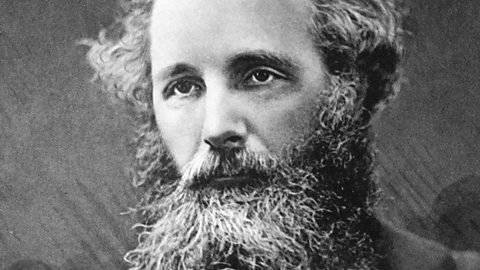
#> input picture object.jpg, 480 x 270 px
$ python 10.py
#> lines starting #> are read from the running program, lines starting #| are printed output that depends on the picture; after the words box and inside, x2 and y2 are one past the last pixel; in counts of white or black regions, pixels touching at a corner belong together
# Create a mapping of pixel coordinates (that are fitted into a unit circle)
# to a sector of a circle with radius Rf, centered at the base of the object
import matplotlib.pyplot as plt
import matplotlib.cbook as cbook
from matplotlib.patches import Arc
import numpy as np
import cv2
import os
import math

c = 299792458 #m/s
pi = np.pi

with cbook.get_sample_data(os.getcwd() + "/object.jpg") as image_file:
    image = plt.imread(image_file)
#> image is the input picture: shape (270, 480, 3); min 0, max 255, mean 113.9

fig, ax = plt.subplots()
w = 1.7431510742 # To fit within unit circle
h = w*0.5625
gx = -(w/2)
gy = -(h/2)
w_p = 480
h_p = 270
R = 1
Rf = 3
arc_deg = 160
base = (0, gy)

def lens_project(x, y):
    global R, Rf, arc_deg, w, h, gx, gy
    theta = np.degrees(np.arctan2(y, x))  # Angle in degrees (-180, 180)

    # Map theta to the arc's angular bounds
    theta = ((((x-gx)/w)-0.5)*360) * (arc_deg/360) - 90

    # Scale radius based on vertical position (y)
    r_scaled = 1 + ((y-gy)/h) * Rf

    # Convert back to Cartesian coordinates
    theta_rad = np.radians(theta)
    X = np.cos(theta_rad) * r_scaled
    Y = np.sin(theta_rad) * r_scaled

    return X, Y

def show():
    global gx, gy, w, h, R, image, fig, ax
    ax.cla() # Clear the axes

    ax.imshow(image, extent=(gx, gx+w, gy, gy+h)) # Draw the original image

    H, W = image.shape[:2]  # Original image dimensions
#> H = 270; W = 480

    # Make coordinate grids for pixel positions in output
    j, i = np.meshgrid(np.arange(W), np.arange(H))  # j=cols (x), i=rows (y)

    # Convert pixel positions to world coords (xw, yw)
    xw = gx + (j / (W - 1)) * w
    yw = gy + (i / (H - 1)) * h

    # Apply lens projection to every coordinate
    Xp = np.zeros_like(xw, dtype=np.float32)
    Yp = np.zeros_like(yw, dtype=np.float32)
    for row in range(H):
        for col in range(W):
            Xp[row, col], Yp[row, col] = lens_project(xw[(H-1) - row, col], yw[(H-1) - row, col])
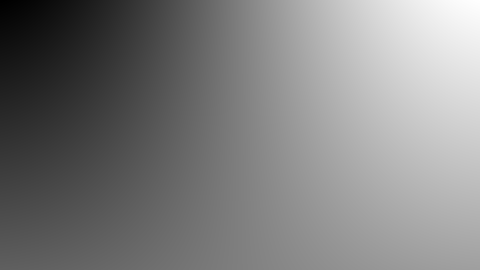
#> Xp: shape (270, 480) float32; min -3.94, max 3.94, mean -3.06e-09; drawn with min black and max white
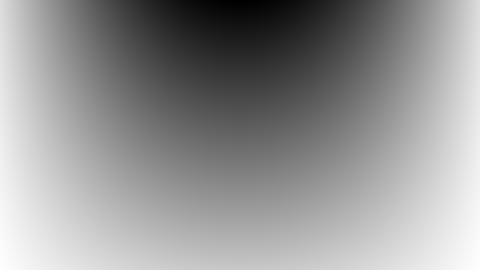
#> Yp: shape (270, 480) float32; min -4, max -0.174, mean -1.76; drawn with min black and max white
            # Offset from H and W necessary due to difference between OpenCV and matplotlib coordinates

    # Draws edges of projected image
    # ax.scatter(Xp[0], Yp[0])
    # ax.scatter(Xp[-1], Yp[-1])
    # ax.scatter(Xp[:,0], Yp[:,0])
    # ax.scatter(Xp[:,-1], Yp[:,-1])

    # Draws construction lines

    # Calculate new world-coordinate bounding box from projection
    min_x, max_x = np.min(Xp), np.max(Xp)
    min_y, max_y = np.min(Yp), np.max(Yp)

    # Convert projected coords back to pixel coords
    dest_px = ((Xp - min_x) / (max_x - min_x) * (W - 1)).astype(int)
    dest_py = ((Yp - min_y) / (max_y - min_y) * (H - 1)).astype(int)

    # OpenCV -> matplotlib coordinates
    dest_py = (H - 1) - dest_py

    # Unfortunately cv2.remap() actually does the inverse operation
    # to what we want, so the mapping has to be reversed.

    rXp = np.full_like(Xp, -1, dtype=np.float32)
    rYp = np.full_like(Yp, -1, dtype=np.float32)

    # Fill remap arrays (inverse mapping)
    for row in range(H):
        for col in range(W):
            dy = dest_py[row, col]
            dx = dest_px[row, col]
            if 0 <= dy < H and 0 <= dx < W:
                rXp[dy, dx] = col  # source x index
                rYp[dy, dx] = row  # source y index
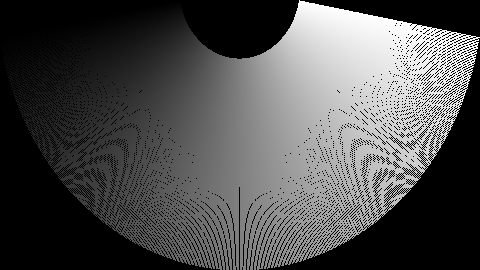
#> rXp: shape (270, 480) float32; min -1, max 479, mean 148.1; drawn with min black and max white
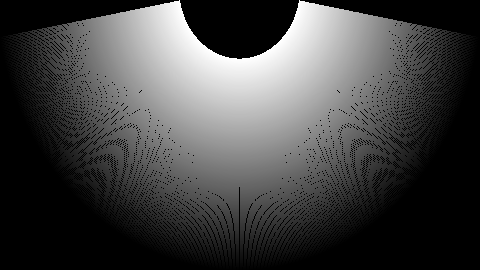
#> rYp: shape (270, 480) float32; min -1, max 269, mean 71.3; drawn with min black and max white

    # Remap using OpenCV
    warped = cv2.remap(image, rXp, rYp, interpolation=None, borderValue=[0, 0, 0])

    # Add transparency to background
    warped = warped.astype(np.float32) / 255.0 # To have a transparency channel the colours have to be in the range 0-1 rather than 0-255
    alpha = (np.any(warped != 0, axis=-1)).astype(np.float32) * 1.0 # The alpha channel
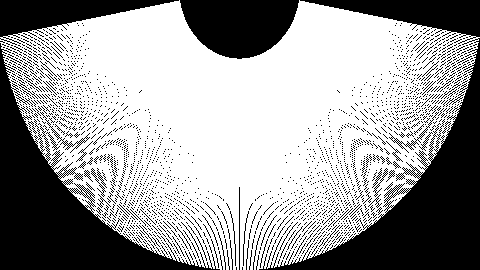
#> alpha: shape (270, 480) float32; values 0 (black) and 1 (white), 62% white; 2470 black regions (2426 under 20 px), largest, box (x1, y1, x2, y2) and area: (259, 38, 480, 270) 14731, (0, 43, 220, 270) 14477, (180, 0, 299, 59) 5253
    warped = np.dstack((warped, alpha)) # Combine the alpha channel
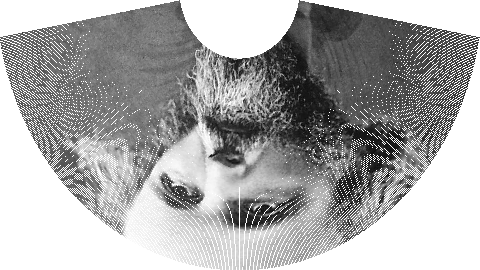
#> warped: shape (270, 480, 4) float32; mean R, G, B, A 0.284, 0.284, 0.284, 0.62; transparent parts drawn white

    # Show projected image
    ax.imshow(warped, extent=(min_x+base[0], max_x-+base[0], min_y+base[1], max_y+base[1]), interpolation=None)

    # Draw the circle
    ax.add_patch(Arc((0, 0), 2, 2, angle=0.0, theta1=0.0, theta2=360.0))
    ax.scatter(np.array([base[0]]), np.array([base[1]]), marker="x", color='b')

    plt.xlim(-6, 6)
    plt.ylim(-7, 2)
    plt.grid()
    fig.canvas.draw()

def on_press(event): # For moving the image with the keyboard
    global gx, gy, w, h, R, image, fig, ax
    print('press', event.key)
    match event.key:
        case "left":
            gx -= 0.02
        case "right":
            gx += 0.02
        case "up":
            gy += 0.02
        case "down":
            gy -= 0.02
    show()

#fig.canvas.mpl_connect('key_press_event', on_press)
show()
plt.show()
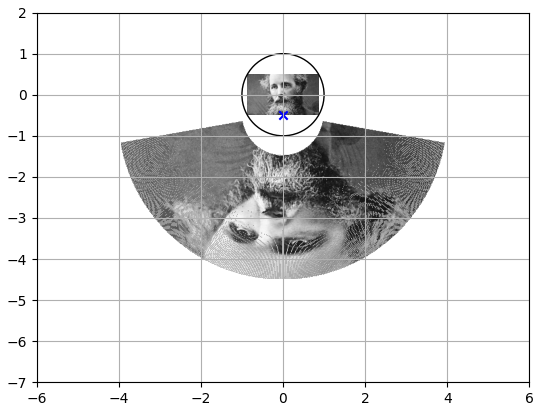
#> figure drawn by matplotlib, 1 panel
